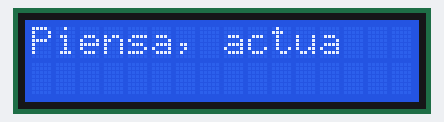
A sketch run on a simulated Arduino Uno, built with avr-gcc and run on an emulated ATmega328P. Parts: 16×2 character LCD.

Above: at 0.1 s.
At 4.1 s:
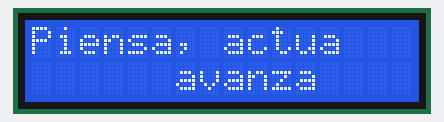
At 8.1 s:
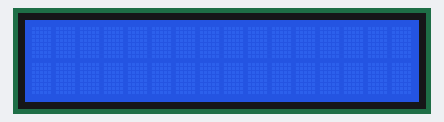

The sketch:

Prueba_LCD.ino
```cpp
#include <LiquidCrystal.h>
LiquidCrystal lcd(2, 3, 4, 5, 6, 7); //pines que utilizaremos del arduino para conectar al lcd
void setup() {
  // put your setup code here, to run once:
  lcd.begin(16, 2); //tipo de pantalla lcd 16x2
}

void loop() {
  // put your main code here, to run repeatedly:
  lcd.setCursor(0, 0); //columna cero linea uno
  lcd.print("Piensa, actua");// imprime el texto
  delay(4000);
  lcd.setCursor(0, 1); //columna cero linea uno

  lcd.print("      avanza");

  delay(4000);
  lcd.clear();
  delay(2000);
}
```

Measured:
- by itself, everything shown: repeats every 10.0 s, in 3 steps
- what the display in image 1 shows lasts 4.0 s, from 4.1 s to 8.1 s
- what the display in image 2 shows lasts 2.0 s, from 8.1 s to 10.1 s
